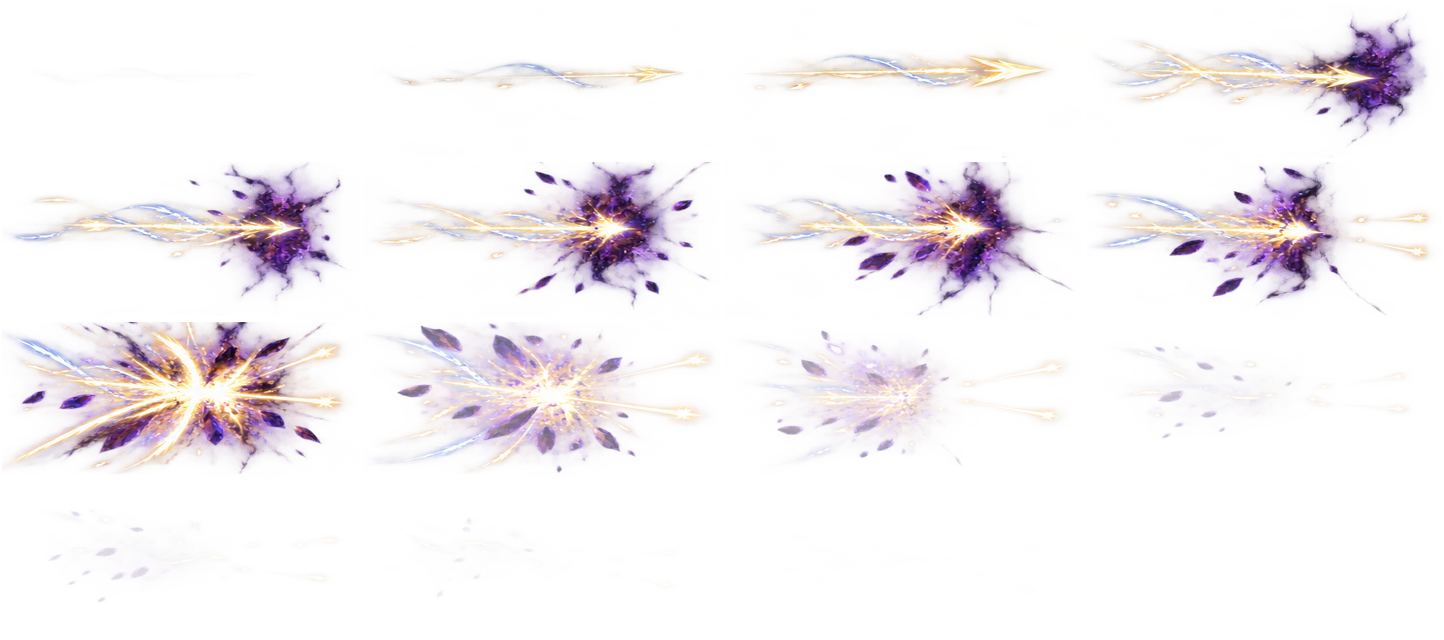
#> input picture tools/vfx-lab/custom-assets/cleric-signature-t01-t20-intuitive-imagegen-refined-v1/cleric_t01_c01.png, 1444 x 640 px
$ python normalize_vfx_asset.py custom-assets/cleric-signature-t01-t20-intuitive-imagegen-refined-v1/cleric_t01_c01.png out.png
#> lines starting #> are read from the running program, lines starting #| are printed output that depends on the picture
#!/usr/bin/env python3
"""Normalize generated VFX art into Android's lossless 768px alpha contract."""

from __future__ import annotations

import argparse
from pathlib import Path

from PIL import Image


CANVAS = 768
SAFE_BLEED = 72


def main() -> None:
    parser = argparse.ArgumentParser()
    parser.add_argument("input", type=Path)
    parser.add_argument("output", type=Path)
    parser.add_argument("--max-width", type=int, default=CANVAS - SAFE_BLEED * 2)
    parser.add_argument("--max-height", type=int, default=CANVAS - SAFE_BLEED * 2)
    args = parser.parse_args()

    image = Image.open(args.input).convert("RGBA")
#> image is the input picture: PIL image 1444x640 RGBA; mean R, G, B, A 74.7, 58.6, 73.4, 29.4
    alpha = image.getchannel("A")
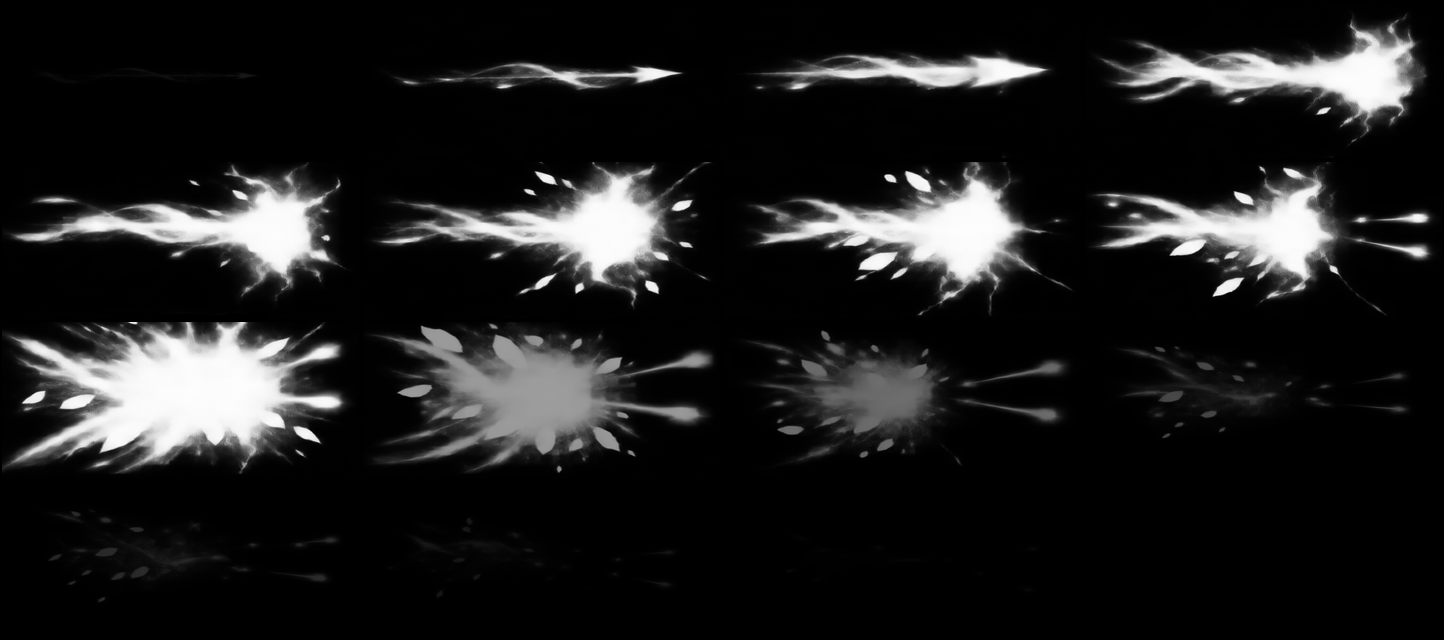
#> alpha: PIL image 1444x640 L; min 0, max 255, mean 29.4
    bbox = alpha.getbbox()
#> bbox = (2, 2, 1442, 605)
    if bbox is None:
        raise SystemExit("input has no visible pixels")
    image = image.crop(bbox)
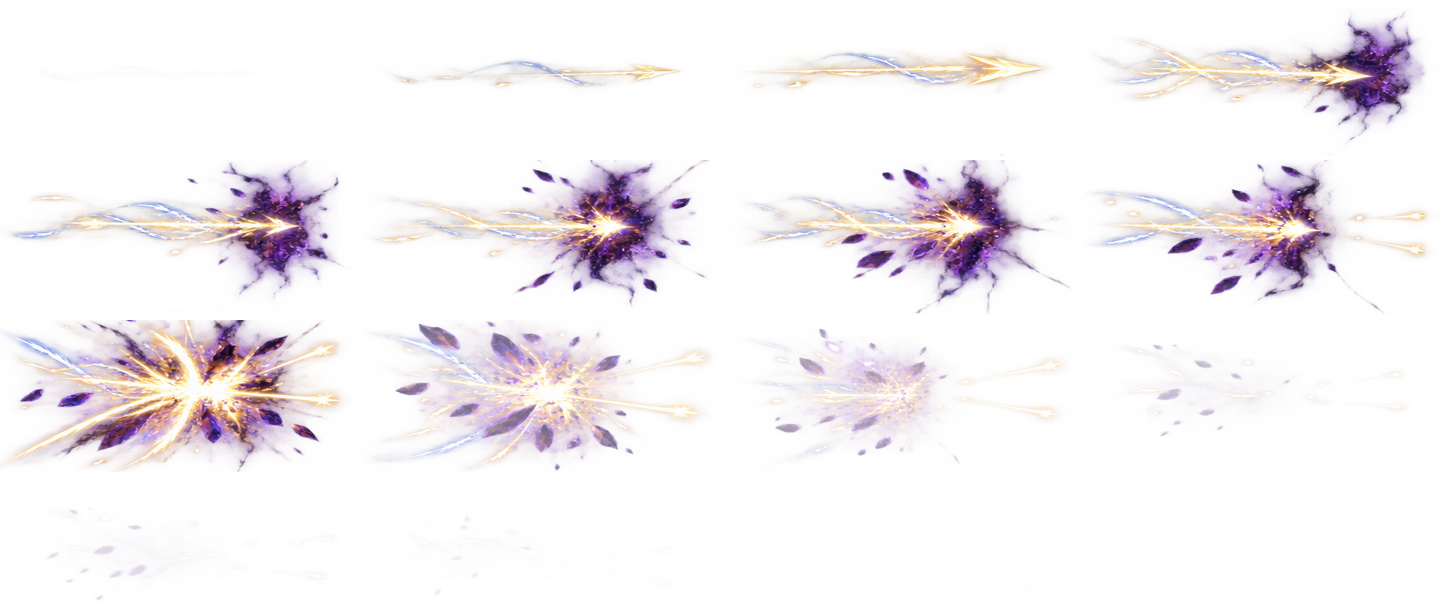
#> image: PIL image 1440x603 RGBA; mean R, G, B, A 79.5, 62.4, 78.2, 31.2; transparent parts drawn white
    scale = min(args.max_width / image.width, args.max_height / image.height)
#> scale = 0.433
    size = (
        max(1, round(image.width * scale)),
        max(1, round(image.height * scale)),
    )
#> size = (624, 261)
    image = image.resize(size, Image.Resampling.LANCZOS)
#> image: PIL image 624x261 RGBA
    canvas = Image.new("RGBA", (CANVAS, CANVAS), (0, 0, 0, 0))
#> canvas: PIL image 768x768 RGBA; every value is 0
    canvas.alpha_composite(image, ((CANVAS - size[0]) // 2, (CANVAS - size[1]) // 2))
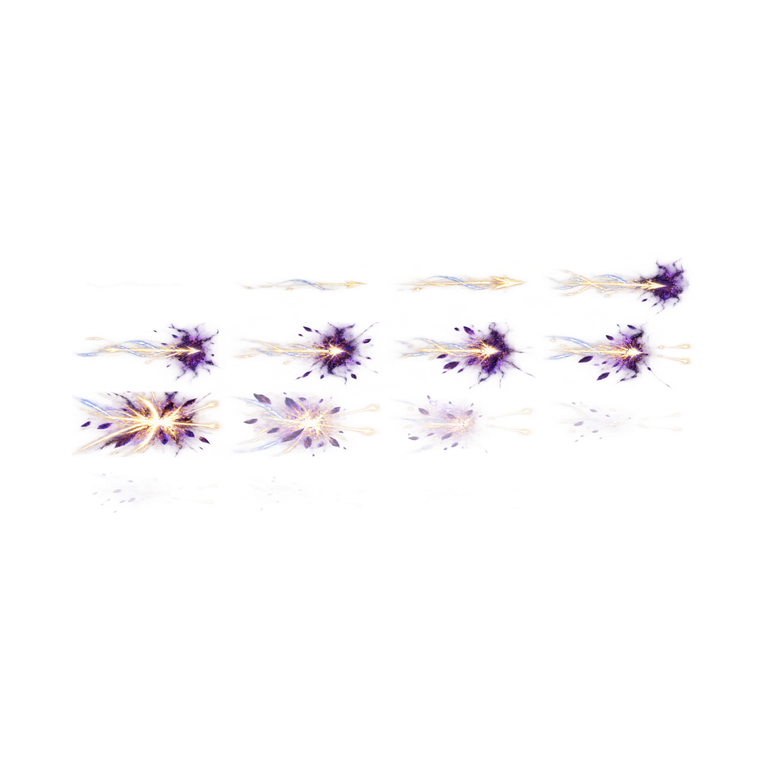
#> canvas: PIL image 768x768 RGBA; mean R, G, B, A 22, 17.2, 21.6, 8.6; transparent parts drawn white
    alpha = canvas.getchannel("A")
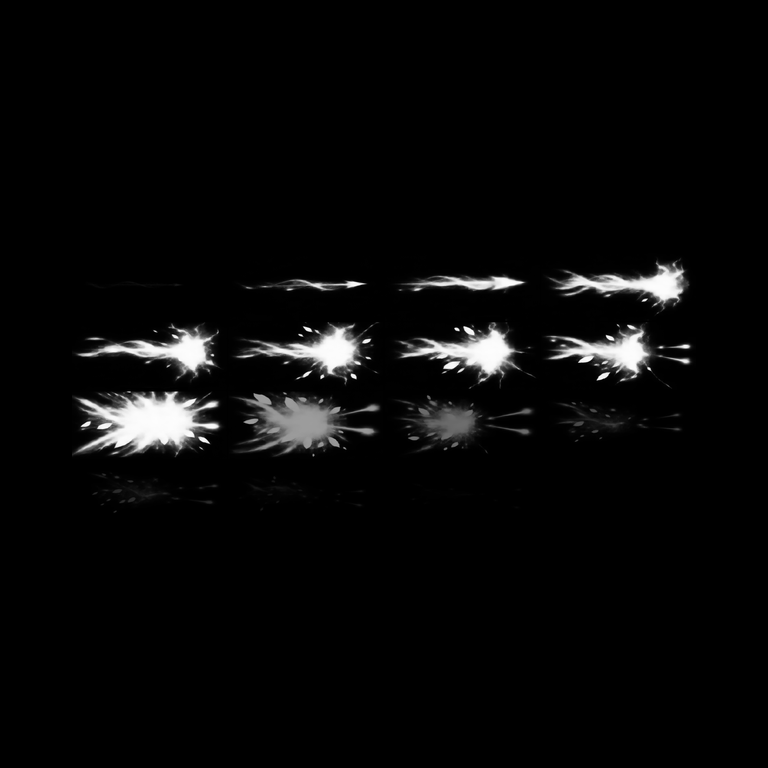
#> alpha: PIL image 768x768 L; min 0, max 255, mean 8.6
    final_bbox = alpha.getbbox()
#> final_bbox = (72, 253, 696, 514)
    if final_bbox is None:
        raise SystemExit("normalization removed every visible pixel")
    left, top, right, bottom = final_bbox
#> left = 72; top = 253; right = 696; bottom = 514
    bleed = min(left, top, CANVAS - right, CANVAS - bottom)
#> bleed = 72
    if bleed < SAFE_BLEED:
        raise SystemExit(f"safe bleed failed: {bleed}px < {SAFE_BLEED}px")

    args.output.parent.mkdir(parents=True, exist_ok=True)
    canvas.save(args.output, format="WEBP", lossless=True, method=6)
    print(f"{args.output}: size={CANVAS}x{CANVAS} bbox={final_bbox} bleed={bleed}")
#| out.png: size=768x768 bbox=(72, 253, 696, 514) bleed=72


if __name__ == "__main__":
    main()

$ run again, on tools/vfx-lab/custom-assets/cleric-signature-t01-t20-intuitive-imagegen-refined-v1/cleric_t10_c04.png
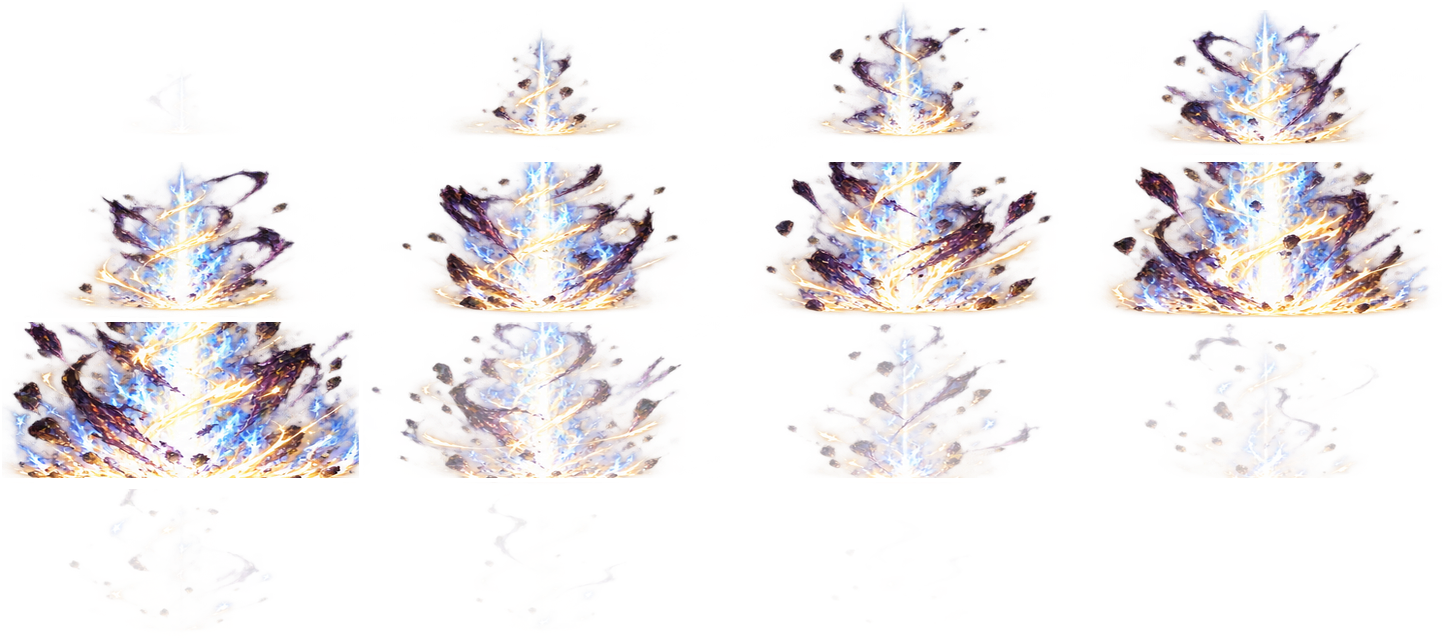
#> input picture tools/vfx-lab/custom-assets/cleric-signature-t01-t20-intuitive-imagegen-refined-v1/cleric_t10_c04.png, 1444 x 640 px
#> in main, image is the input picture: PIL image 1444x640 RGBA; mean R, G, B, A 68.9, 58.3, 59, 48.6
#> in main, `alpha = image.getchannel("A")`:
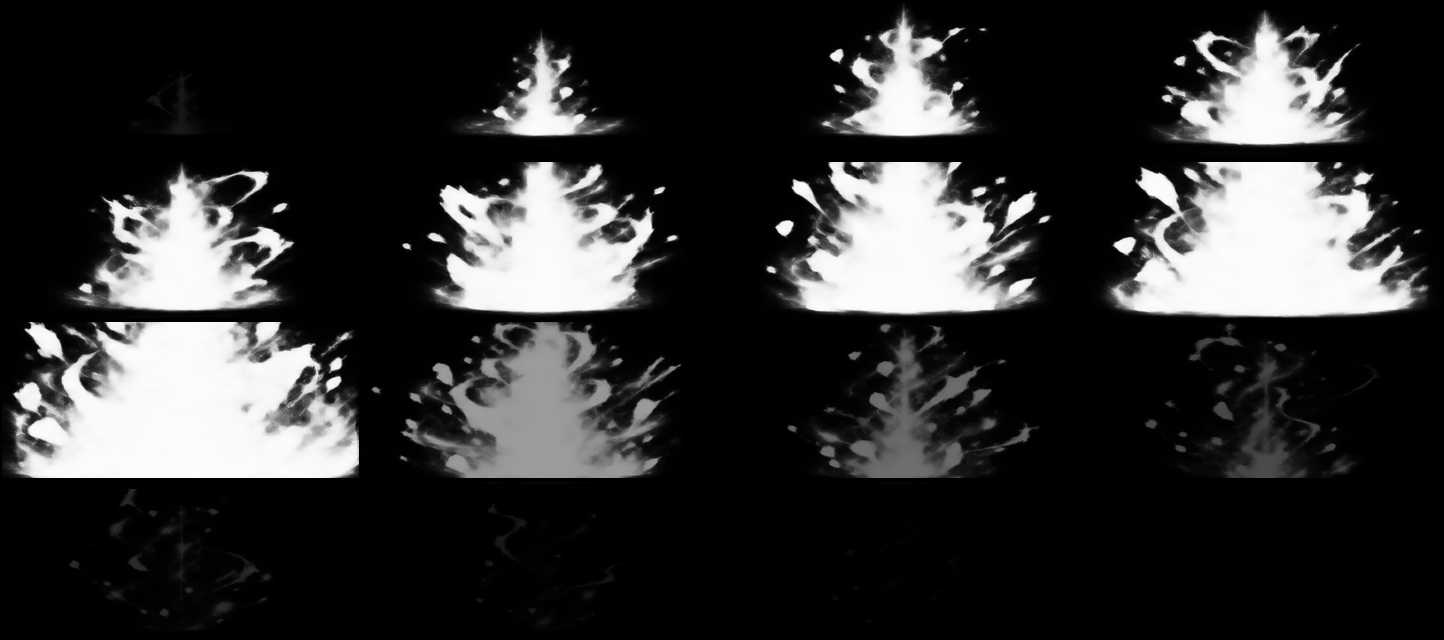
#> alpha: PIL image 1444x640 L; min 0, max 255, mean 48.6
#> bbox = (2, 2, 1442, 638)
#> in main, `alpha = canvas.getchannel("A")`:
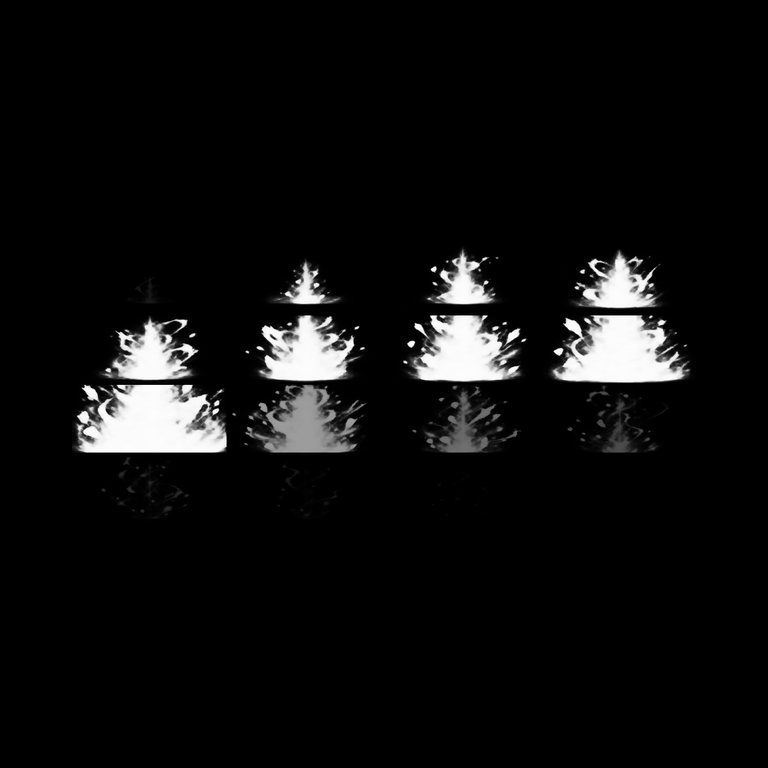
#> alpha: PIL image 768x768 L; min 0, max 255, mean 14.3
#> final_bbox = (72, 246, 696, 522)
#> left = 72; top = 246; right = 696; bottom = 522
#> bleed = 72
#| out.png: size=768x768 bbox=(72, 246, 696, 522) bleed=72

$ run again, on tools/vfx-lab/custom-assets/cleric-signature-t01-t20-intuitive-imagegen-refined-v1/cleric_t16_c01.png
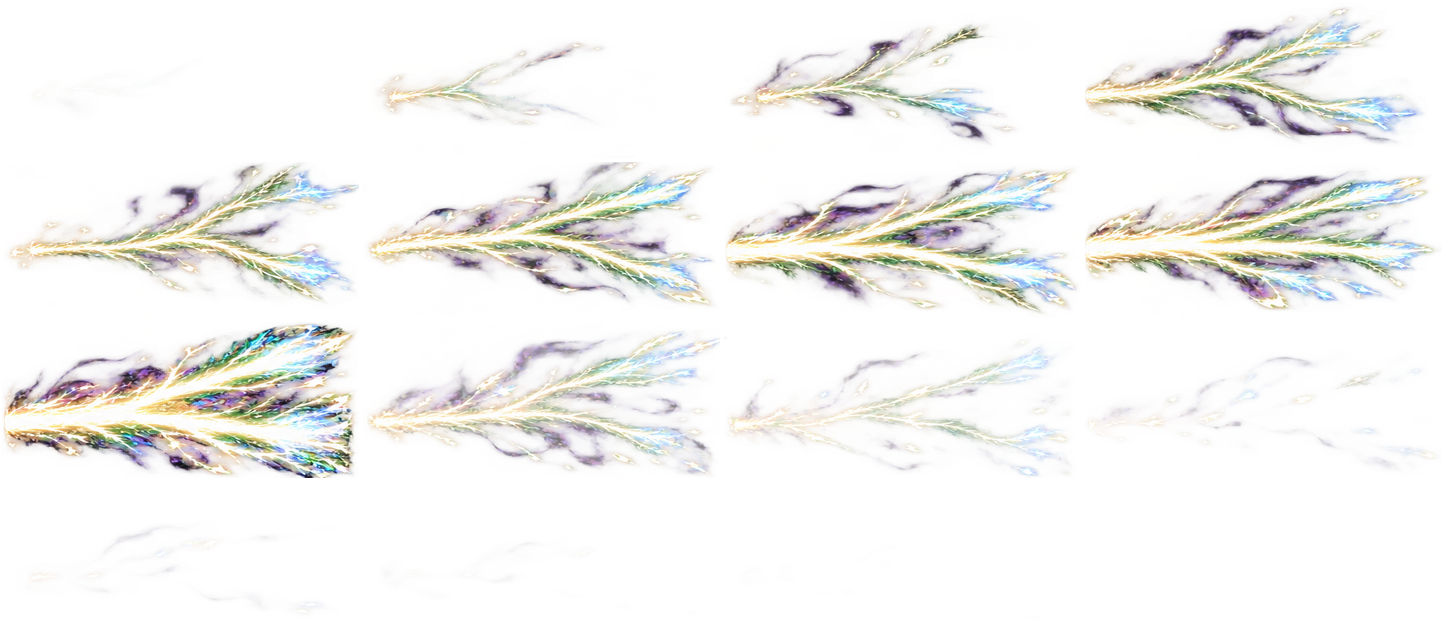
#> input picture tools/vfx-lab/custom-assets/cleric-signature-t01-t20-intuitive-imagegen-refined-v1/cleric_t16_c01.png, 1444 x 640 px
#> in main, image is the input picture: PIL image 1444x640 RGBA; mean R, G, B, A 82.5, 77.9, 75.8, 41.2
#> in main, `alpha = image.getchannel("A")`:
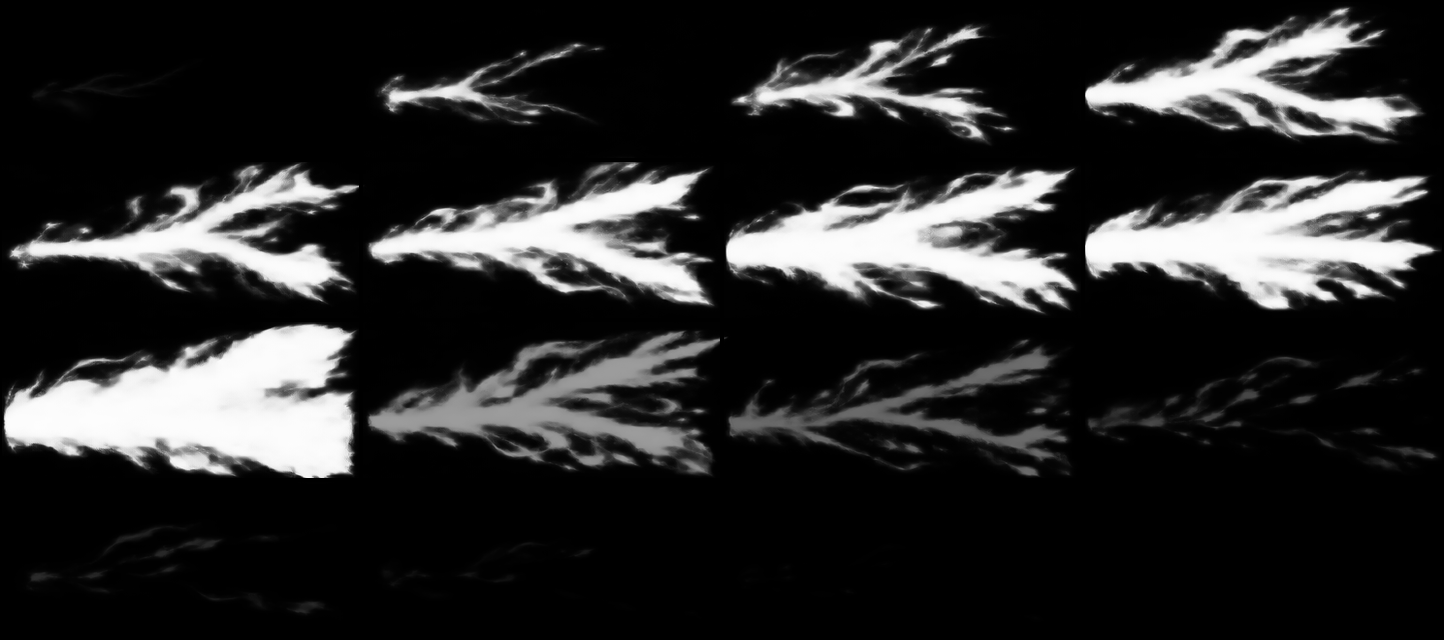
#> alpha: PIL image 1444x640 L; min 0, max 254, mean 41.2
#> bbox = (2, 2, 1442, 622)
#> in main, `alpha = canvas.getchannel("A")`:
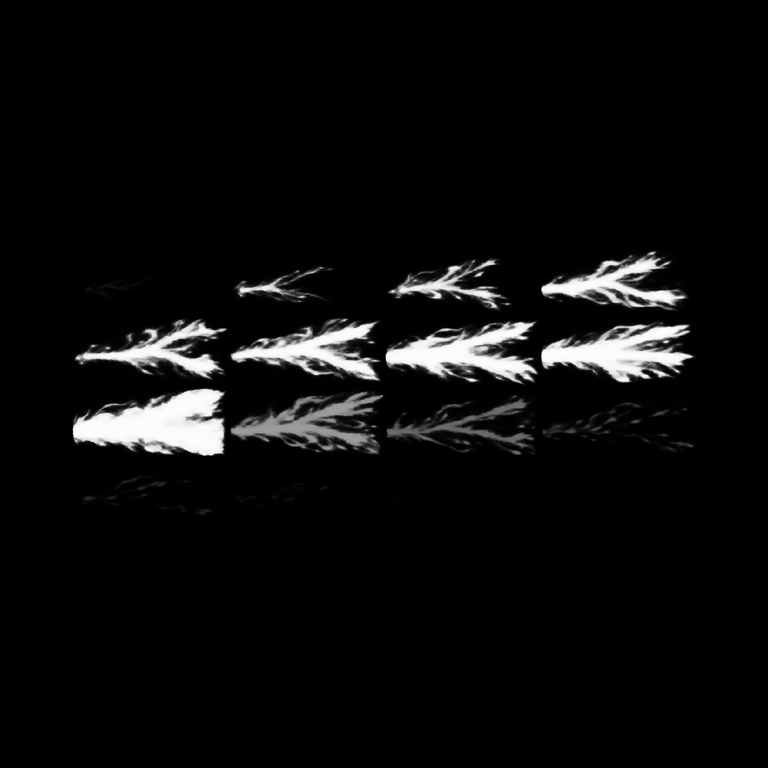
#> alpha: PIL image 768x768 L; min 0, max 255, mean 12.1
#> final_bbox = (72, 249, 696, 518)
#> left = 72; top = 249; right = 696; bottom = 518
#> bleed = 72
#| out.png: size=768x768 bbox=(72, 249, 696, 518) bleed=72
